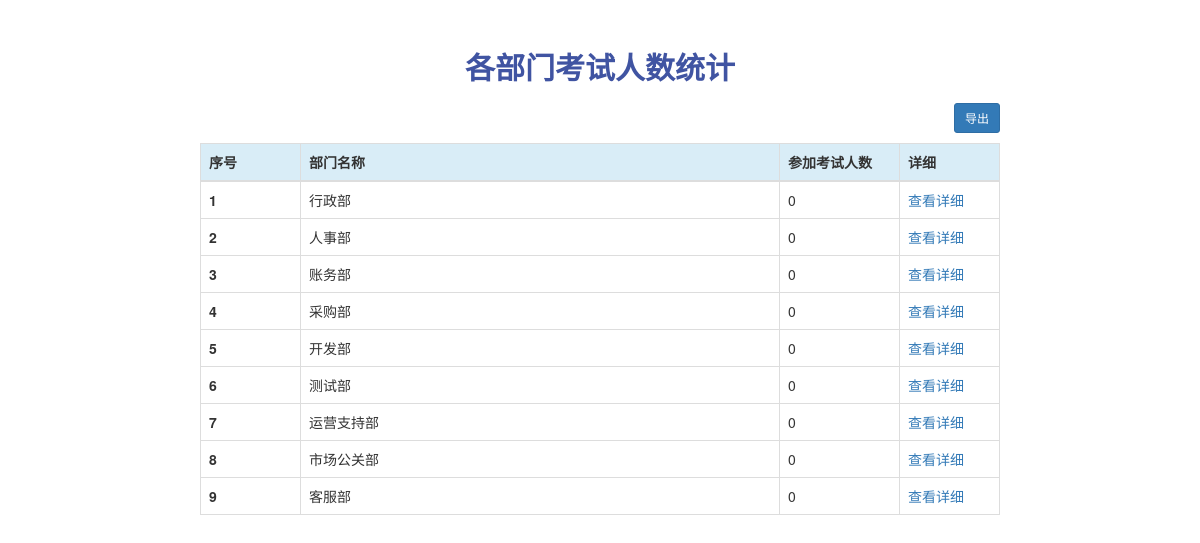
Screenshot of /search.php with the database file from the repository.
### tables this page shows
CREATE TABLE `m_dept` (
  `id` int(11) NOT NULL AUTO_INCREMENT COMMENT '部门ID',
  `name` varchar(512) NOT NULL DEFAULT '部门名称未指定' COMMENT '部门名称',
  `valid_flag` int(11) NOT NULL DEFAULT '1' COMMENT '有效标识：0无效，1有效',
  PRIMARY KEY (`id`)
);

### common/open_conn.inc.php (called while the page is built, shortened)
<?php
function exec_sql($sql, $args) {
	$query = prepare($sql, $args);
	$result = mysql_query( $query );
	return $result;
}
function prepare( $query, $args ) {
	if(count($args) === 0) {
		if ( strpos( $query, '%' ) === false ) {
			return $query;
		} else {
			$data = get_error_info(MessageType::DANGER, "数据查询语句错误(no args)。", "index.php", "点此跳转到登录页面");
			load_view("view_error.php", "post", true, $data);
		}
	}
	$escape_by_ref = function ( &$string ) {
		if (!is_float($string)){
			$string = addslashes(mysql_real_escape_string( $string ));
		}
	};
	$args = func_get_args();
	array_shift( $args );
	$query = str_replace( "'%s'", '%s' , $query );
	$query = str_replace( '"%s"', '%s' , $query );
	$query = preg_replace( '|(?<!%)%f|' , '%F' , $query );
	$query = preg_replace( '|(?<!%)%s|', "'%s'" , $query );
	array_walk( $args, $escape_by_ref );
	return @ vsprintf( $query, $args );
}

### search.php (the view, shortened to what this page needs)
<?php
require 'common/open_conn.inc.php';
$sql = "SELECT".
			" t.id AS dept_id,".
			" t.`name` AS dept_name,".
			" IFNULL(t3.user_num, 0) AS user_num".
		" FROM m_dept AS t".
		" LEFT JOIN (".
		"  SELECT".
			"  t2.dept_id,".
			"  count(t1.user_id) AS user_num".
		"  FROM t_score AS t1".
		"  LEFT JOIN m_user AS t2 ON t1.user_id = t2.id".
		"  GROUP BY t2.dept_id".
		" ) AS t3 ON t.id = t3.dept_id";
$result = exec_sql($sql, array());
?>
<!DOCTYPE html>
<html lang="zh-CN">
<head>
<?php require 'common/header.inc.php'; ?>
</head>
<body>
	<div class="center-panel search-panel">
	<h2 class="text-center search-title">各部门考试人数统计</h2>
	<div class="text-right export-btn">
		<a class="btn btn-primary btn-sm" href="export.php" role="button">导出</a>
	</div>
	<table class="table table-hover table-bordered">
		<thead>
			<tr>
				<th class="info" style="width: 100px;">序号</th>
				<th class="info" style="width: auto;">部门名称</th>
				<th class="info" style="width: 120px;">参加考试人数</th>
				<th class="info" style="width: 100px;">详细</th>
			</tr>
		</thead>
		<tbody>
			<?php
			$count = 0;
			while ( $row = mysql_fetch_array( $result )) {
				$count++;
				echo "<tr>";
				echo "<th scope=\"row\">" . $count . "</th>";
				echo "<td>" . $row['dept_name'] . "</td>";
				echo "<td>" . $row['user_num'] . "</td>";
				echo "<td><a href=\"view_detail.php?dept_id=" . $row['dept_id'] . "\" target=\"_blank\">查看详细</a></td>";
				echo "</tr>\n";
			}
			?>
		</tbody>
	</table>
	</div>
</body>
</html>

### common/header.inc.php (shortened to what this page needs)
<?php
echo "<link href=\"css/bootstrap.min.css\" rel=\"stylesheet\">\n";
echo "<link rel=\"stylesheet\" href=\"css/validationEngine.jquery.css\" type=\"text/css\"/>\n";
echo "<link rel=\"stylesheet\" href=\"css/common.css\" type=\"text/css\"/>\n";

### css/common.css (style rules this page uses)
.center-panel { margin: 0 auto; }
.search-title { color: #4054A2; font-weight: 700; margin-bottom: 20px; margin-top: 50px; }
.search-panel { width: 800px; }
.export-btn { margin-bottom: 10px; }

### rows the page displays
m_dept: name "行政部", user_num "0"
m_dept: name "人事部", user_num "0"
m_dept: name "账务部", user_num "0"
m_dept: name "采购部", user_num "0"
m_dept: name "开发部", user_num "0"
m_dept: name "测试部", user_num "0"
m_dept: name "运营支持部", user_num "0"
m_dept: name "市场公关部", user_num "0"
m_dept: name "客服部", user_num "0"
